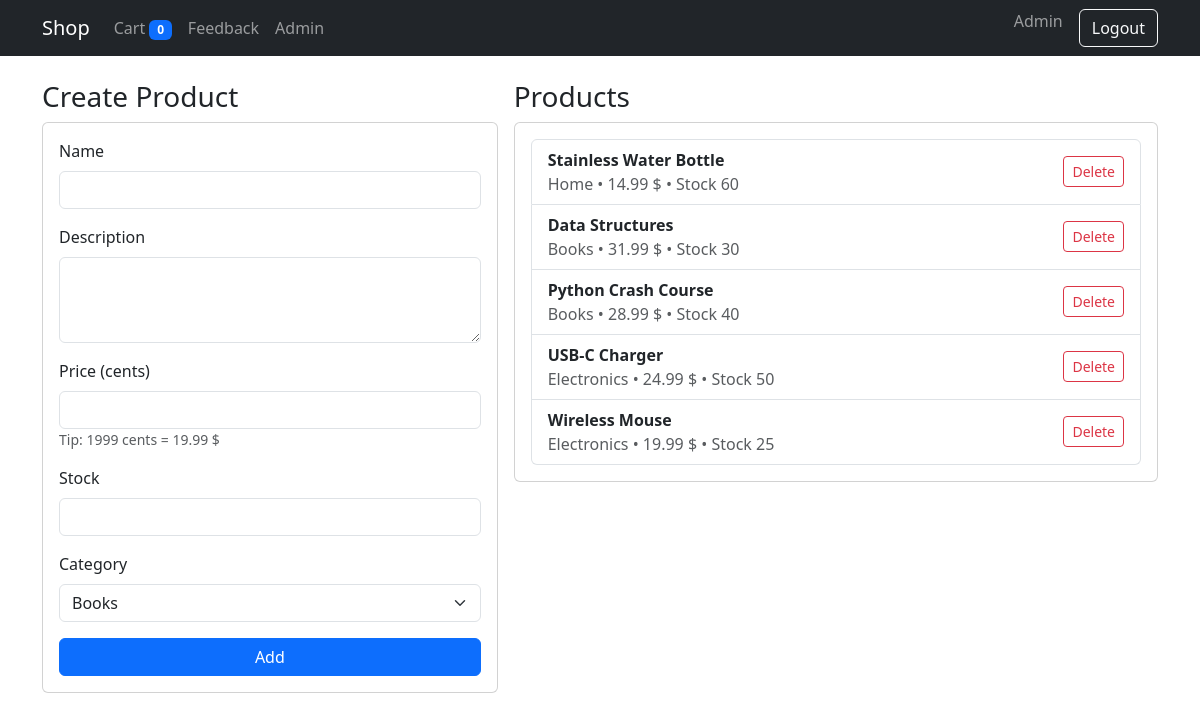
/admin/products (signed in), run on the app's committed database.
### app.py (models this page shows, shortened)
class User(db.Model, UserMixin):
    __tablename__ = "users"
    id = db.Column(db.Integer, primary_key=True)
    email = db.Column(db.String(255), unique=True, nullable=False, index=True)
    password_hash = db.Column(db.String(255), nullable=False)
    role = db.Column(db.String(32), nullable=False, default=Role.CUSTOMER)
    full_name = db.Column(db.String(255), nullable=True)
    created_at = db.Column(db.DateTime, default=datetime.utcnow, nullable=False)

class Product(db.Model):
    __tablename__ = "products"
    id = db.Column(db.Integer, primary_key=True)
    name = db.Column(db.String(200), nullable=False)
    description = db.Column(db.Text, nullable=True)
    price_cents = db.Column(db.Integer, nullable=False)
    stock = db.Column(db.Integer, nullable=False, default=0)
    category_id = db.Column(db.Integer, db.ForeignKey("categories.id"), nullable=False)
    category = db.relationship("Category", back_populates="products")

class Category(db.Model):
    __tablename__ = "categories"
    id = db.Column(db.Integer, primary_key=True)
    name = db.Column(db.String(120), unique=True, nullable=False)
    description = db.Column(db.String(255), nullable=True)
    products = db.relationship("Product", back_populates="category", cascade="all,delete")

### app.py (the view)
        @login_required
        def wrapper(*args, **kwargs):
            if getattr(current_user, "role", None) != role:
                flash("Unauthorized", "error")
                return redirect(url_for("index"))
            return fn(*args, **kwargs)

### app.py
class ProductForm(FlaskForm):
    name = StringField("Name", validators=[DataRequired(), Length(max=200)])
    description = TextAreaField("Description", validators=[Optional(), Length(max=2000)])
    price = IntegerField("Price (cents)", validators=[DataRequired(), NumberRange(min=0, max=1_000_000_000)])
    stock = IntegerField("Stock", validators=[DataRequired(), NumberRange(min=0, max=1_000_000_000)])
    category_id = SelectField("Category", coerce=int, validators=[DataRequired()])

### app.py (called while the page is built)
@login_manager.user_loader
def load_user(user_id: str) -> User | None:
    if not user_id:
        return None
    return db.session.get(User, int(user_id))

def role_required(role: str):
    def decorator(fn):
        @login_required
        def wrapper(*args, **kwargs):
            if getattr(current_user, "role", None) != role:
                flash("Unauthorized", "error")
                return redirect(url_for("index"))
            return fn(*args, **kwargs)
        wrapper.__name__ = fn.__name__
        return wrapper
    return decorator

### templates/admin/products.html (shortened to what this page needs)
{% extends 'base.html' %}
{% block content %}
<div class="row g-3">
  <div class="col-md-5">
    <h3>Create Product</h3>
    <form method="post" class="card p-3">
      <div class="mb-3">
        <label class="form-label">{{ form.name.label }}</label>
        {{ form.name(class_='form-control') }}
      </div>
      <div class="mb-3">
        <label class="form-label">{{ form.description.label }}</label>
        {{ form.description(class_='form-control', rows=3) }}
      </div>
      <div class="mb-3">
        <label class="form-label">{{ form.price.label }}</label>
        {{ form.price(class_='form-control') }}
        <div class="text-muted small">Tip: 1999 cents = 19.99 $</div>
      </div>
      <div class="mb-3">
        <label class="form-label">{{ form.stock.label }}</label>
        {{ form.stock(class_='form-control') }}
      </div>
      <div class="mb-3">
        <label class="form-label">{{ form.category_id.label }}</label>
        {{ form.category_id(class_='form-select') }}
      </div>
      <button class="btn btn-primary w-100" type="submit">Add</button>
    </form>
  </div>
  <div class="col-md-7">
    <h3>Products</h3>
    <div class="card">
      <div class="card-body">
        <div class="list-group">
          {% for p in products %}
            <div class="list-group-item d-flex justify-content-between align-items-center">
              <div>
                <div class="fw-semibold">{{ p.name }}</div>
                <div class="text-muted">{{ p.category.name }} • {{ (p.price_cents/100)|round(2) }} $ • Stock {{ p.stock }}</div>
              </div>
              <form method="post" action="{{ url_for('admin_product_delete', product_id=p.id) }}">
                <button class="btn btn-sm btn-outline-danger" type="submit">Delete</button>
              </form>
            </div>
          {% endfor %}
        </div>
      </div>
    </div>
  </div>
</div>
{% endblock %}

### templates/base.html (shortened to what this page needs)
<!doctype html>
<html lang="en">
<head>
  <link href="https://cdn.jsdelivr.net/npm/bootstrap@5.3.3/dist/css/bootstrap.min.css" rel="stylesheet">
</head>
<body>
<nav class="navbar navbar-expand-lg navbar-dark bg-dark">
  <div class="container">
    <a class="navbar-brand" href="{{ url_for('index') }}">Shop</a>
    <div id="nav" class="collapse navbar-collapse">
      <ul class="navbar-nav me-auto">
        <li class="nav-item"><a class="nav-link" href="{{ url_for('cart') }}">Cart <span class="badge text-bg-primary">{{ cart_count }}</span></a></li>
        <li class="nav-item"><a class="nav-link" href="{{ url_for('feedback') }}">Feedback</a></li>
        {% if current_user.is_authenticated and current_user.role == 'admin' %}
          <li class="nav-item"><a class="nav-link" href="{{ url_for('admin_dashboard') }}">Admin</a></li>
        {% endif %}
      </ul>
      <ul class="navbar-nav">
        {% if current_user.is_authenticated %}
          <li class="nav-item"><span class="navbar-text me-3">{{ current_user.full_name or current_user.email }}</span></li>
          <li class="nav-item">
            <form method="post" action="{{ url_for('logout') }}" class="d-flex">
              <button class="btn btn-outline-light" type="submit">Logout</button>
            </form>
          </li>
        {% else %}
          <li class="nav-item"><a class="btn btn-outline-light me-2" href="{{ url_for('login') }}">Login</a></li>
          <li class="nav-item"><a class="btn btn-warning" href="{{ url_for('signup') }}">Sign up</a></li>
        {% endif %}
      </ul>
    </div>
  </div>
</nav>
<div class="container mt-4">
  {% block content %}{% endblock %}
</div>
</body>
</html>

### data on the page
User: full_name "Admin"
Product: name "Stainless Water Bottle", category.name "Home", (p.price_cents/100)|round(2) "14.99", stock "60"
Product: name "Data Structures", category.name "Books", (p.price_cents/100)|round(2) "31.99", stock "30"
Product: name "Python Crash Course", category.name "Books", (p.price_cents/100)|round(2) "28.99", stock "40"
Product: name "USB-C Charger", category.name "Electronics", (p.price_cents/100)|round(2) "24.99", stock "50"
Product: name "Wireless Mouse", category.name "Electronics", (p.price_cents/100)|round(2) "19.99", stock "25"

### other printed values
{{ cart_count }} "0"
